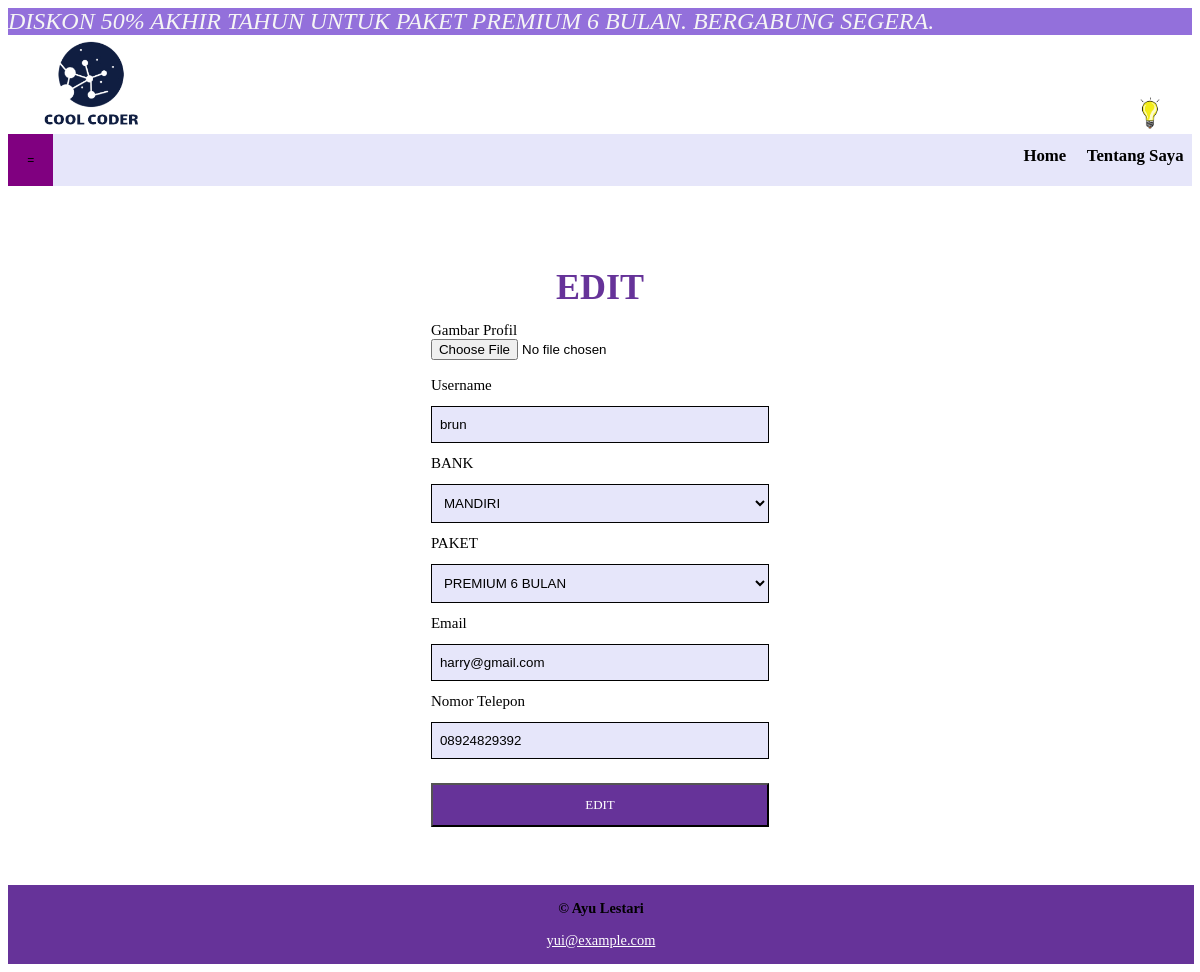
The app's page /crud/edit.php?id=50 with its own data.
### tables this page shows
CREATE TABLE `member_web` (
  `id` int(11) NOT NULL,
  `picture` varchar(150) NOT NULL,
  `nama` varchar(15) NOT NULL,
  `bank` varchar(10) NOT NULL,
  `paket` varchar(255) NOT NULL,
  `email` varchar(255) NOT NULL,
  `no` varchar(13) NOT NULL,
  `waktu` timestamp NOT NULL DEFAULT current_timestamp() ON UPDATE current_timestamp()
);

### crud/edit.php (the view, shortened to what this page needs)
<?php
    require 'koneksi.php';
    if(isset($_GET['id'])){
        $id = $_GET['id'];}
    $hasil = mysqli_query($connect, "SELECT * FROM member_web WHERE id='$id'");
    $baris = mysqli_fetch_array($hasil);
?>
<!DOCTYPE html>
<html>
<head>
    <link rel="stylesheet" href="../css/home.css">
    <link rel="stylesheet" href="../css/php-in.css">
</head>
<body >
    <marquee  behavior="alternate" style="font-style: oblique;font-size: 2vw; color: whitesmoke; background-color:mediumpurple;"> DISKON 50% AKHIR TAHUN UNTUK PAKET PREMIUM 6 BULAN. BERGABUNG SEGERA.</marquee>
    <img src="../logo/cool coder.png" style="max-height: 14%; max-width: 14%;margin-bottom: -4%;margin-top: -2%;"/>
    <button id="toggle" class="button" style="max-width:2vw;max-height: 5vh; border:none;background-color: transparent;margin-left:78vw ;"><img src="../logo/lamp.png" style="max-width:5vw;max-height: 5vh;/">
    </button>
    <div class="nav">
        <div class="left-links">
            <div class="dropdown" style="display:inline-block;">
                <button class="dropbtn" style="background-color:purple;color: black;">=</button>
            </div>
        </div>
        <div class="right-links">
            <a class="links" href="../index.html"style="font-size:1.4vw;">&nbsp Home &nbsp</a>
            <a class="links" href="../aboutme.html"style="font-size:1.4vw;">&nbsp Tentang Saya &nbsp</a>
        </div>
    </div>
    <div class="content">
    <p>&nbsp</p>
    <main id="dark">
    <h2 class="text" align="center">EDIT</h2>
    <div class="inputan">
            <form action="" method = "post" enctype = "multipart/form-data">
                <label for="">Gambar Profil</label><br>
                <input type="file" name="picture" id="picture" required value=<?=$baris['picture']?> ><br><br>
                <label for="Username"> Username </label>
                    <input required placeholder="Username" id="nama" name="nama" type="text" value=<?=$baris['nama']?> />
                <br>
                <label for="BANK"> BANK </label>
                <select name="bank" id="bank" required value=<?=$baris['bank']?>>
                    <option value="MANDIRI"<?=$baris['bank']=="MANDIRI"?"selected":''?>>MANDIRI</option>
                </select>
                <br>
                <label for="PAKET"> PAKET </label>
                <select name="paket" id="paket" required>
                    <option value="6 BULAN" <?=$baris['paket']=="6 BULAN"?"selected":''?>>PREMIUM 6 BULAN</option>
                </select>
                <br>
                <label for="email"> Email </label>
                 <input required placeholder="Email" id="email" name="email"  type="email" value=<?=$baris['email']?>>
                <br>
                <label for="nomor"> Nomor Telepon </label>
                <input required placeholder="08XXXXXXXXX" id="no" name="no" type="text"
                  value=<?=$baris['no']?>>
                <input type="submit" name="editan" value="EDIT"/>
            </form>
    </div>
 </main>
    <p>&nbsp</p>
    </div>
    <div class="footer">
        <p><b>© Ayu Lestari</b></p>
        <p ><a href="mailto:ayukdds@gmail.com" style="color: white;">yui@example.com</a></p>
    </div>
</body>
</html>

### css/home.css (style rules this page uses)
body { background-color: var(--bg); color: var(--text); --text: #000000; --bg: #ffffff; }
.nav { display: flex; position: relative; top:auto; width: 100%; background-color: lavender; overflow: auto; height: auto; }
.content { min-height: 70vh; display: flex; flex-direction: column; align-items: center; justify-content: center; margin-top:auto; }
.left-links { flex:1 1 10vw; }
.links { padding-top: 1vw; display: inline-block;text-align: center; justify-content: center; color: rgb(0, 0, 0); text-decoration: none;font-size: 1vw; font-weight: bolder; }
.dropbtn { background-color: #4CAF50;color: white;padding: 1.6vw;font-size: 1vw;border: none; }
.dropdown { display: inline-block; }
.footer { padding: 1px; background-color: rebeccapurple; text-align: center; position: relative; width: 100%; display: block; color:--text; text-align:center; justify-content:center; font-size: 1.3vw;" }
h2 { font-size: 3.2vw; }

### css/php-in.css (style rules this page uses)
.inputan { display: block; padding: 0px 13vw 1vh 13vw; font-size: 15px; font-family: "Avanta Garde"; }
.text { display: block; margin-bottom: 14px; text-align: center; font-size: 3vw; font-family: Avanta Garde; color: rebeccapurple; }
.content { display: flex; flex-direction: column; align-items: center; justify-content: center; margin-top:auto; }
input[type=text],[type=number], [type=email], select { width: 100%; padding: 10px 8px; margin: 1vw 0; display: inline-block; box-sizing: border-box; color:black; background-color:lavender; border:1px solid black; }
.inputan input[type="submit"] { width: 100%; padding: 1vw 0.5vh; margin: 1vw 0 0 0; display: inline-block; box-sizing: border-box; color:white; background-color:rebeccapurple; font-size: 13px; font-family: "Avanta Garde"; }

### records on screen
member_web: nama "brun", bank "MANDIRI", paket "PREMIUM 6 BULAN", email "harry@gmail.com", no "08924829392"
